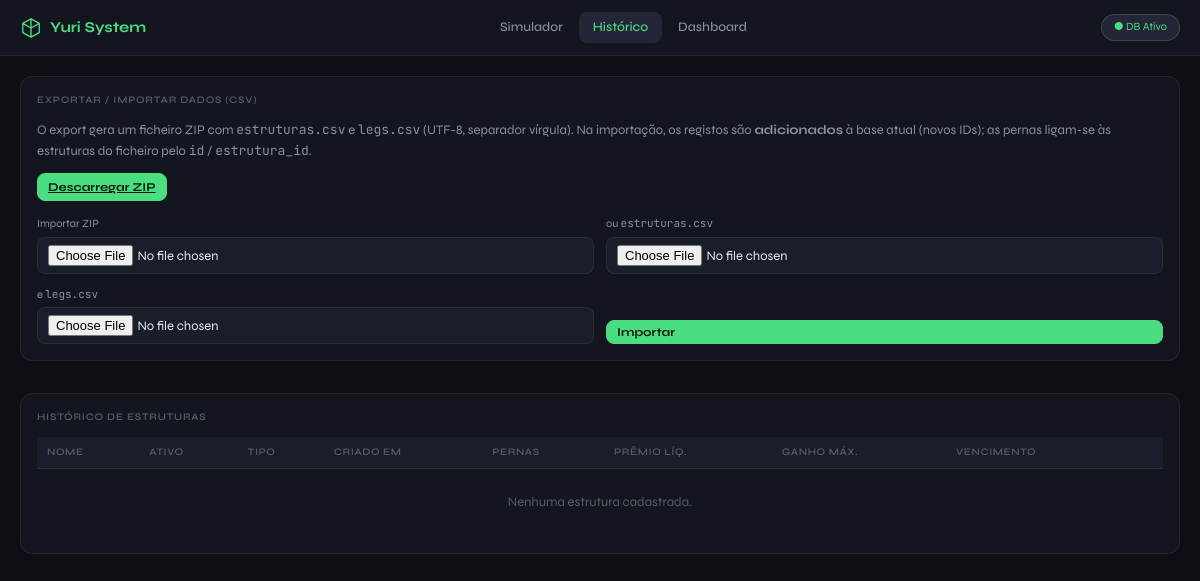
The app's page /historico, older data.
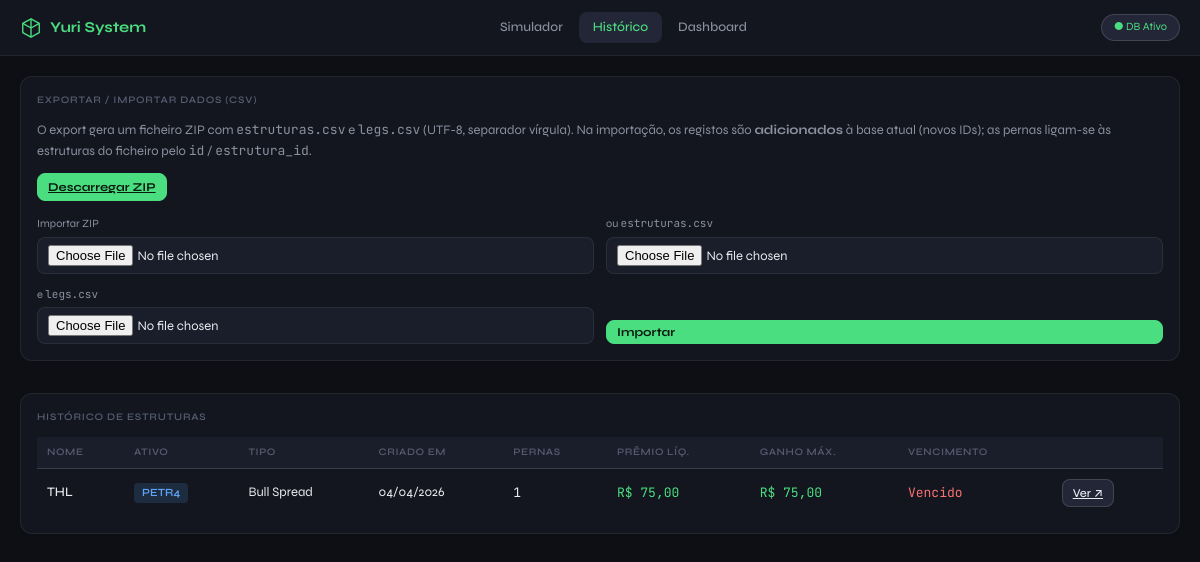
The same page, newer data.
### tables this page shows
CREATE TABLE estruturas (
                id INTEGER PRIMARY KEY AUTOINCREMENT,
                nome TEXT NOT NULL,
                ativo TEXT,
                tipo TEXT,
                preco_atual REAL,
                data_venc TEXT,
                obs TEXT,
                criado_em TEXT,
                atualizado_em TEXT
            );

### app.py (the view)
    @app.route("/historico")
    def historico():
        ests = db.get_estruturas()
        rows = []
        for est in ests:
            legs = db.get_legs(est["id"])
            m = BS.calc_metrics(est, legs)
            rows.append({"est": est, "legs": legs, "metrics": m})
        return render_template(
            "historico.html",
            rows=rows,
            brl=brl,
            fmt_date=fmt_date,
            dias_ate_venc=dias_ate_venc,
            color_pnl=color_pnl,
        )

### eagle/blackscholes.py (called while the page is built)
def _float_leg(leg: dict, key: str, default: float = 0.0) -> float:
    v = leg.get(key)
    if v is None or v == "":
        return default
    try:
        return float(v)
    except (TypeError, ValueError):
        return default

def leg_payoff_at_expiry(leg: dict, S: float) -> float:
    K = _float_leg(leg, "strike")
    prem = _float_leg(leg, "premio")
    qtd = _float_leg(leg, "qtd", 1.0)
    mult = 1.0 if leg.get("operacao") == "compra" else -1.0
    if leg.get("tipo") == "call":
        intrinsic = max(0.0, S - K)
    else:
        intrinsic = max(0.0, K - S)
    return mult * qtd * (intrinsic - prem)

def _days_to_expiry(data_venc: Optional[str]) -> float:
    if not data_venc:
        return 0.0
    from datetime import date, datetime
    try:
        venc = datetime.strptime(data_venc[:10], "%Y-%m-%d").replace(
            hour=23, minute=59, second=59
        )
        hoje = datetime.now()
        dias = (venc - hoje).total_seconds() / (24 * 3600)
        return max(0.0, dias / 365.0)
    except (ValueError, TypeError):
        return 0.0

### templates/historico.html (shortened to what the changed rows need)
{% extends "base.html" %}
{% set active_page = 'historico' %}
{% block body %}
<div id="page-historico" class="page" style="display:block">
    <div class="page-content">
        <div class="card">
            <div class="table-wrap">
                <table>
                    <thead>
                        <tr>
                            <th>Nome</th>
                            <th>Ativo</th>
                            <th>Tipo</th>
                            <th>Criado em</th>
                            <th>Pernas</th>
                            <th>Prêmio Líq.</th>
                            <th>Ganho Máx.</th>
                            <th>Vencimento</th>
                            <th></th>
                        </tr>
                    </thead>
                    <tbody id="hist-tbody">
                        {% if not rows %}
                        <tr><td colspan="9" class="empty-cell">Nenhuma estrutura cadastrada.</td></tr>
                        {% else %}
                        {% for row in rows %}
                        {% set est = row.est %}
                        {% set m = row.metrics %}
                        {% set dias = dias_ate_venc(est.dataVenc) %}
                        <tr>
                            <td style="font-weight:500">{{ est.nome }}</td>
                            <td><span class="tag tag-call">{{ est.ativo or '?' }}</span></td>
                            <td>{{ est.tipo or '—' }}</td>
                            <td>{{ fmt_date((est.criadoEm or '')[:10]) }}</td>
                            <td class="mono">{{ row.legs|length }}</td>
                            <td class="mono {{ color_pnl(m.premioLiq) }}">{{ brl(m.premioLiq) }}</td>
                            <td class="mono {{ color_pnl(m.ganhoMax) }}">{{ brl(m.ganhoMax) }}</td>
                            <td class="mono {% if dias is none %}{% elif dias < 0 %}neg{% elif dias <= 7 %}amber{% else %}pos{% endif %}">
                                {% if dias is none %}—{% elif dias < 0 %}Vencido{% elif dias <= 7 %}{{ dias }}d ⚠{% else %}{{ dias }}d{% endif %}
                            </td>
                            <td>
                                <a class="btn btn-sm" href="{{ url_for('simulador', eid=est.id) }}">Ver ↗</a>
                            </td>
                        </tr>
                        {% endfor %}
                        {% endif %}
                    </tbody>
                </table>
            </div>
        </div>
    </div>
</div>
{% endblock %}

Row changes from the older to the newer data that the page shows:
added estruturas: nome "THL", ativo "PETR4", tipo "Bull Spread", criado_em "04/04/2026"
Text that changed along with them:
new list line: "1 R$ 75,00 R$ 75,00 Vencido Ver ↗"
text no longer shown: "Nenhuma estrutura cadastrada."
